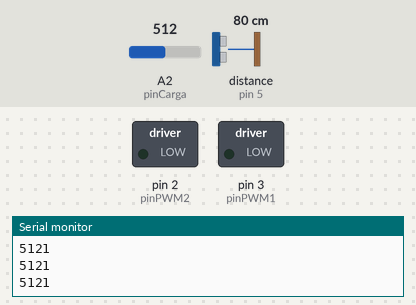
Simulated run of this sketch. Board: Arduino Mega 2560, built with avr-gcc and run on an emulated ATmega2560. On the bench: switched loads named in the sketch (green lamp = pin HIGH), the last lines printed to the serial monitor. Inputs (shaded band) come from the test bench; at power-on: A2 (pinCarga) = 512, distance to the obstacle (sensor on pin 5) 80 cm. The echo pulse lasts 58.3 µs per cm.

Above: at 1.2 s.
1.3 s: A2 (pinCarga) set to 488
2.8 s: A2 (pinCarga) set to 462
At 4.2 s:
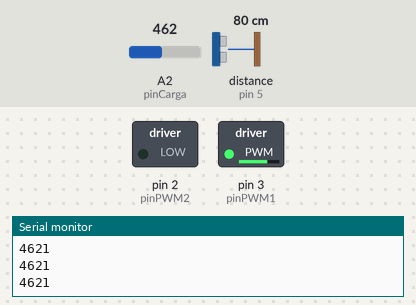
Timing chart, 0 to 5.8 s (numbered marks = the images above; inputs shaded):
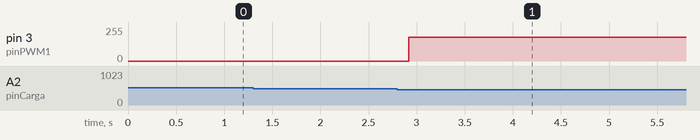

Measured:
- the behaviour switches between 480 and 479 on A2 (pinCarga) (found by bisection; images 0 and 1)
- after the input at 2.8 s, pin 3 (pinPWM1): 0/255 → 180/255 after 0.12 s

The sketch:

Ponte_Rolante.ino
```cpp
// ======================================================================
// Descrição: Controle da ponte rolante didática e comunicação serial
// com a interface. Código para ser embarcado ao microcontrolador. Deve
// ser utilizado em conjunto com o programa da interface gráfica do
// usuário (Ponte_Rolante.m)
// Hardware: Arduino MEGA 2560
//
// Autor: Christofer Galdino Bernardo
// Instituição: Instituto Federal do Espírito Santo
// Data: 03/07/2019
//
// Em caso de dúvidas, consultar o documento "CONTROLE ANTIBALANÇO DA
// CARGA PARA UMA PONTE ROLANTE DIDÁTICA ACIONADA COM USO DE COMANDOS
// DE VOZ.pdf"
//
// Este código pode ser utilizado livremente conquanto que se faça
// referência ao autor
// ======================================================================

#include <Fuzzy.h>
#include <FuzzyComposition.h>
#include <FuzzyInput.h>
#include <FuzzyIO.h>
#include <FuzzyOutput.h>
#include <FuzzyRule.h>
#include <FuzzyRuleAntecedent.h>
#include <FuzzyRuleConsequent.h>
#include <FuzzySet.h>
#include <Ultrasonic.h>

#define pinCarga A2
#define pinPWM2 2 //IN3
#define pinPWM1 3 //IN4
#define pinTrig 4
#define pinEcho 5

// Variáveis movimento lateral
int setpointLateral = 30, leiturasLateral[2], distancia;
double erroNormalizado = 0.00, velocidadeNormalizada = 0.00, kpl = 1, previousKpl = kpl; // kpl = 4.0;

// Variáveis balanço da carga
int setpointCarga = 469, lastCarga = setpointCarga, wrongCarga = setpointCarga, maxRange = setpointCarga + 10, minRange = setpointCarga - 10;
double kpc = 0, kdc = 0, lastError = 1.0, P = 0.00, D = 0.00, error = 0.00; // kpc = 10.0, kdc = 0.0
long lastProcess = 0, sampling;

// Variáveis da comunicação
int i = 0;
double valores[5] = {0};
char checksum = 0;
boolean stopChecksum = false, decimalValue = false;

// Variáveis comuns
double controle = 0.00, PWM = 0.00;
int n = 0, k = 0;
short movementFlag; // 1 - ligado; 0 - parado na posição

Ultrasonic ultrasonic(pinTrig, pinEcho);

// Instanciando um objeto da biblioteca Fuzzy
Fuzzy* fuzzy = new Fuzzy();

void inicializaFiltro (int vetor[], int valor) {

  	for (int i = 0; i < sizeof(vetor); i++) {
    	vetor[i] = valor;
  	}

}

int filtro (int vetor[], int novo) {    // Filtro média móvel

  	for (int i = 0; i < (sizeof(vetor) - 1); i++) {
    	vetor[i] = vetor[i + 1];
  	}

  	vetor[(sizeof(vetor) - 1)] = novo;
  	long int somatorio = 0;

  	for (int i = 0; i < sizeof(vetor); i++) {
    	somatorio = somatorio + vetor[i];
  	}
  	somatorio = somatorio/sizeof(vetor);

  	return somatorio;

}

void montaFuncoesDePertinenciaFuzzy (Fuzzy* fuzzy, float Kpl) {

    // Distância se dará pela diferença entre a distância do setpoint e a atual distância do carro da ponte
	// Com isso, distância mínima = 0 e distância máxima = 76cm (80 - 4)

	// Criando o FuzzyInput distancia
    FuzzyInput* distancia = new FuzzyInput(1);  // Como parametro seu ID

    // Criando os FuzzySet que compoem o FuzzyInput distancia
    FuzzySet* longeNegativo = new FuzzySet(-1,-1,-1/Kpl,0);     // Distancia grande
    distancia->addFuzzySet(longeNegativo);                      // Adicionando o FuzzySet longeNegativo em distancia
    FuzzySet* perto = new FuzzySet(-1/Kpl,0,0,1/Kpl);           // Distancia segura
    distancia->addFuzzySet(perto);                              // Adicionando o FuzzySet perto em distancia
    FuzzySet* longePositivo = new FuzzySet(0,1/Kpl,1,1);        // Distancia grande
    distancia->addFuzzySet(longePositivo);                      // Adicionando o FuzzySet longePositivo em distancia

    fuzzy->addFuzzyInput(distancia); // Adicionando o FuzzyInput no objeto Fuzzy

    // Criando o FuzzyOutput velocidadee
    FuzzyOutput* velocidade = new FuzzyOutput(1);// Como parametro seu ID

    // Criando os FuzzySet que compoem o FuzzyOutput velocidadee
    FuzzySet* rapidoDireita = new FuzzySet(-2,-1,-1,0);     // Velocidade alta para a direita: Inicia em 55 por conta do tempo morto do motor
    velocidade->addFuzzySet(rapidoDireita);                 // Adicionando o FuzzySet rapidoDireita em velocidade
    FuzzySet* zero = new FuzzySet(-1,0,0,1);                // Velocidade baixa
    velocidade->addFuzzySet(zero);                          // Adicionando o FuzzySet zero em velocidade
    FuzzySet* rapidoEsquerda = new FuzzySet(0,1,1,2);       // Velocidade alta para a esquerda
    velocidade->addFuzzySet(rapidoEsquerda);                // Adicionando o FuzzySet rapidoEsquerda em velocidade

    fuzzy->addFuzzyOutput(velocidade); // Adicionando o FuzzyOutput no objeto Fuzzy

    // Montando as regras Fuzzy
    // FuzzyRule "SE distancia = longePositivo ENTAO velocidade = rapidoDireita"
    FuzzyRuleAntecedent* ifDistanciaLongePositivo = new FuzzyRuleAntecedent();      // Instanciando um Antecedente para a expressão
    ifDistanciaLongePositivo->joinSingle(longePositivo);                            // Adicionando o FuzzySet correspondente ao objeto Antecedente
    FuzzyRuleConsequent* thenVelocidadeRapidoDireita = new FuzzyRuleConsequent();   // Instancinado um Consequente para a expressão
    thenVelocidadeRapidoDireita->addOutput(rapidoDireita);                          // Adicionando o FuzzySet correspondente ao objeto Consequente
    // Instanciando um objeto FuzzyRule
    FuzzyRule* fuzzyRule01 = new FuzzyRule(1, ifDistanciaLongePositivo, thenVelocidadeRapidoDireita); // Passando o Antecedente e o Consequente da expressão

    fuzzy->addFuzzyRule(fuzzyRule01); // Adicionando o FuzzyRule ao objeto Fuzzy

    // FuzzyRule "SE distancia = perto ENTAO velocidade = zero"
    FuzzyRuleAntecedent* ifDistanciaPerto = new FuzzyRuleAntecedent();      // Instanciando um Antecedente para a expressão
    ifDistanciaPerto->joinSingle(perto);                                    // Adicionando o FuzzySet correspondente ao objeto Antecedente
    FuzzyRuleConsequent* thenVelocidadeZero = new FuzzyRuleConsequent();    // Instancinado um Consequente para a expressão
    thenVelocidadeZero->addOutput(zero);                                    // Adicionando o FuzzySet correspondente ao objeto Consequente
    // Instanciando um objeto FuzzyRule
    FuzzyRule* fuzzyRule02 = new FuzzyRule(2, ifDistanciaPerto, thenVelocidadeZero); // Passando o Antecedente e o Consequente da expressão

    fuzzy->addFuzzyRule(fuzzyRule02); // Adicionando o FuzzyRule ao objeto Fuzzy

    // FuzzyRule "SE distancia = longeNegativo ENTAO velocidade = rapidoEsquerda"
    FuzzyRuleAntecedent* ifDistanciaLongeNegativo = new FuzzyRuleAntecedent();      // Instanciando um Antecedente para a expressão
    ifDistanciaLongeNegativo->joinSingle(longeNegativo);                            // Adicionando o FuzzySet correspondente ao objeto Antecedente
    FuzzyRuleConsequent* thenVelocidadeRapidoEsquerda = new FuzzyRuleConsequent();  // Instancinado um Consequente para a expressão
    thenVelocidadeRapidoEsquerda->addOutput(rapidoEsquerda);                        // Adicionando o FuzzySet correspondente ao objeto Consequente
    // Instanciando um objeto FuzzyRule
    FuzzyRule* fuzzyRule03 = new FuzzyRule(3, ifDistanciaLongeNegativo, thenVelocidadeRapidoEsquerda); // Passando o Antecedente e o Consequente da expressão

    fuzzy->addFuzzyRule(fuzzyRule03); // Adicionando o FuzzyRule ao objeto Fuzzy

}

void comunicacao (int *setpointLateral, double *kpl, double *kpc, double *kdc) {  // Rotina de comunicação serial com a interface

    double checksumEnviado = 0;
    boolean comunicationFinished = false;
    static boolean recvInProgress = false;

    while(Serial.available() > 0){

        char byteRead = Serial.read();
        double valueRead = (double) byteRead - 48;  // Conversão de ASCII para int

        if (recvInProgress == true) {

            if (valueRead != 14) {      // ASCII para ">" = 62 - 48 = 14

                if(valueRead != 11 && valueRead != 10 && valueRead != -2) {    	// ASCII para ";" = 59 - 48 = 11
                                    					                        // ASCII para ":" = 58 - 48 = 10
            																	// ASCII para "." = 46 - 48 = -2

                    // Como o Arduino recebe um dígito por vez na porta serial,
                    // é preciso ajustar os valores recebidos para se tornarem
                    // igual ao número enviado

                    if (!decimalValue) {			// Verifica se o valor a ser lido é decimal ou não, e ajusta o recebimento de acordo
                        valores[i] *= 10;
                        valores[i] += valueRead;
                    } else {
                        valueRead /= 10;
                        valores[i] += valueRead;
                    }

                    if (!stopChecksum) {      		// Para de somar o checksum do recebedor a partir do início do checksum enviado
                        checksum += byteRead;
                    }

                } else {

                    if (valueRead == -2) {			// Caso tenha chegado no caractere '.', indicando um valor decimal
                        decimalValue = true;
                    } else {

                        if (valueRead == 10) {		// Caso tenha chegado no caractere de separação ':', dando início ao checksum enviado
                            stopChecksum = true;
                        }

                        i += 1;
                        decimalValue = false;

                    }
                }

            } else {
                recvInProgress = false;
                stopChecksum = false;
                comunicationFinished = true;
                i = 0;
            }

        } else if (valueRead == 12) {               // ASCCI para "<" = 60 - 48 = 12
            recvInProgress = true;
        }

    }

    if (comunicationFinished) {

        checksumEnviado = valores[4];

        if (byte(checksum + checksumEnviado) == 0) {    // Se a soma dos checksums for nula, não houve erro na comunicação

            *setpointLateral = valores[0];
            *kpl = valores[1];
            *kpc = valores[2];
            *kdc = valores[3];

        } else {
            Serial.println(1111);               // Código de erro de leitura serial
        }

        memset(valores, 0, sizeof(valores));    // Reseta o vetor de valores
        checksum = 0;
    }


}

void acionaPlaca (double valorControle) {       // Acionnamento do drive ponte-H do motor do carro da ponte rolante

    double PWM;

	if (valorControle > 0) {

      	if (valorControle > 255) {
        	valorControle = 255;
      	}

      	PWM = (0.784) * valorControle + 55;
      	analogWrite(pinPWM2, 0);
      	analogWrite(pinPWM1, PWM);

    } else if (valorControle < 0) {

      	valorControle = -valorControle;
      	if (valorControle > 255) {
        	valorControle = 255;
      	}

      	PWM = (0.784) * valorControle + 55;
      	analogWrite(pinPWM1, 0);
      	analogWrite(pinPWM2, PWM);

    } else if (valorControle == 0) {

      	PWM = 0;

      	analogWrite(pinPWM1, 0);
      	analogWrite(pinPWM2, 0);

    }

}

void setup() {
    Serial.begin(9600);
    sampling = millis();
    inicializaFiltro(leiturasLateral, 81);
    montaFuncoesDePertinenciaFuzzy(fuzzy,kpl);
}

void loop() {

    comunicacao(&setpointLateral,&kpl,&kpc,&kdc);

    int carga = analogRead(pinCarga);

    if (abs(carga - lastCarga) >= 17) {            // Filtragem e correção do valor lido (valores espúrios)
       	wrongCarga = carga;
       	carga = lastCarga;
       	n += 1;
    } else {
        n = 0;
    }
    if (n >= 3) {
     	carga = wrongCarga;
    }

	if (carga > maxRange || carga < minRange) {    // Controle antibalanço da carga

		float dt = (millis() - lastProcess) / 1000.0;

	  	error = setpointCarga - carga;
	  	P = kpc * error;
      	D = (lastCarga - carga) * kdc / dt;

	  	controle = P + D;

	} else {                                       // Controle fuzzy dos movimentos laterais do carro

		if ((millis() - sampling) >= 10 ) {        // Temporização necessária para bom funcionamento do ultrassom

			sampling = millis();

			long microsec = ultrasonic.timing();
	    	int readDistance = ultrasonic.convert(microsec, Ultrasonic::CM);
	    	distancia = filtro(leiturasLateral, readDistance);

	    	double erroLido = setpointLateral - distancia;
	    	erroNormalizado = erroLido/76;

	    	if (kpl != previousKpl) {              // Caso o ganho tenha sido alterado pelo usuário na interface

          		fuzzy = NULL;
          		fuzzy = new Fuzzy();
          		montaFuncoesDePertinenciaFuzzy(fuzzy,kpl);

	    	}

	    	fuzzy->setInput(1,erroNormalizado);

	  		fuzzy->fuzzify();

	  		float velocidadeSaida = fuzzy->defuzzify(1);
        	velocidadeNormalizada = velocidadeSaida*255;

        	previousKpl = kpl;
	  		controle = roundf(velocidadeNormalizada*100)/100;

	    	if ((distancia <= 5 && controle > 0) || (distancia >= 78 && controle < 0)) {
	      		controle = 0;
	    	}

	    }

	}

	lastProcess = millis();
	lastCarga = carga;

    acionaPlaca(controle);

    if(controle == 0 && distancia == setpointLateral) {     // Caso o carro tenha chegado no seu destino
        movementFlag = 0;
    } else {                                                // Caso contrário
        movementFlag = 1;
    }

//    if(carga > 600) {
//        movementFlag = 0;
//    } else {
//        movementFlag = 1;
//    }

    Serial.println((10*carga) + movementFlag);              // Envia para a interface via comunicação serial

//    Serial.print('<');
//    Serial.print(carga);
//    Serial.print(movementFlag);
//    Serial.println('>');

}
```
